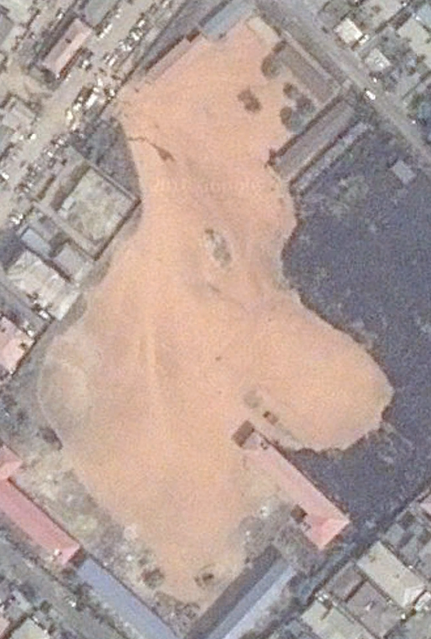
#> input picture landing_zone_detection/target_landing_2.png, 431 x 639 px, shrunk from 766 x 1136 before the run
$ python matching.py   (Python 2 division)
#> lines starting #> are read from the running program, lines starting #| are printed output that depends on the picture; after the words box and inside, x2 and y2 are one past the last pixel; in counts of white or black regions, pixels touching at a corner belong together; pictures that were not available may be replaced by others from this repository, and a replacement may not be noted
# https://opencv-python-tutroals.readthedocs.io/en/latest/py_tutorials/py_feature2d/py_matcher/py_matcher.html

import numpy as np
import cv2
from matplotlib import pyplot as plt
from pprint import pprint

cv2.ocl.setUseOpenCL(False)

queryImage = cv2.imread("./target_landing_2.png",0) #  real_target_common.png
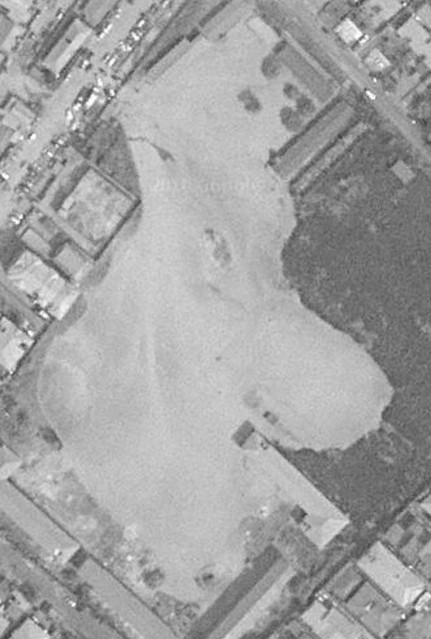
#> queryImage: shape (639, 431); min 61, max 255, mean 162.3
sceneImage = cv2.imread("./landing_scene_2.png",0) #  ./landing_scene_common.png
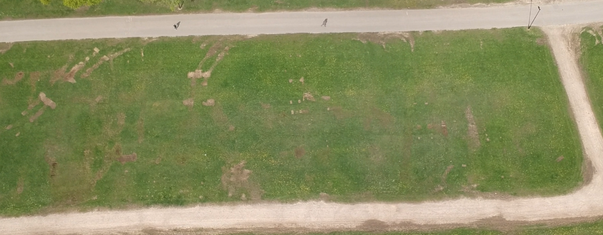
#> input picture landing_zone_detection/real_target_common.png, 603 x 235 px, shrunk from 1073 x 418 before the run, given in place of landing_scene_2.png, which was not available
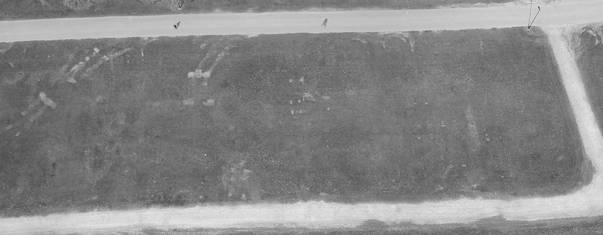
#> sceneImage: shape (235, 603); min 45, max 232, mean 134.7

# [18 lines of commented-out code are left out]
matchedImage = np.copy(queryImage)
sift = cv2.xfeatures2d.SIFT_create()
queryKP_sift, queryDesc_sift = sift.detectAndCompute(queryImage, None)
#> queryKP_sift = 2252 keypoints; strongest (x, y, size): (403, 616, 2.7), (81, 99, 2.6), (375, 80, 2.2), (73, 604, 2.9)
sceneKP_sift, sceneDesc_sift = sift.detectAndCompute(sceneImage, None)
#> sceneKP_sift = 211 keypoints; strongest (x, y, size): (96, 50, 3.1), (87, 58, 2.5), (190, 74, 3.6), (155, 216, 14.1)
bruteForce = cv2.BFMatcher()
matches = bruteForce.knnMatch( queryDesc_sift, sceneDesc_sift, k=2 )
#> matches = 2252 matches
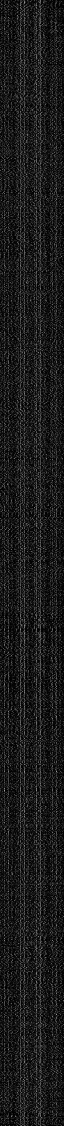
#> queryDesc_sift: shape (2252, 128) float32 (shown at 1/2 size); min 0, max 214, mean 26.8
# matches = sorted( matches, key=lambda x: x.distance)
good = [] # Good ratio test
for m,n in matches:
    if m.distance < 0.75 * n.distance:
        good.append([m])
#> after the loop, good = 22 matches
matchedImage = cv2.drawMatchesKnn( queryImage,queryKP_sift,sceneImage,sceneKP_sift, good[:200], matchedImage, flags=2)
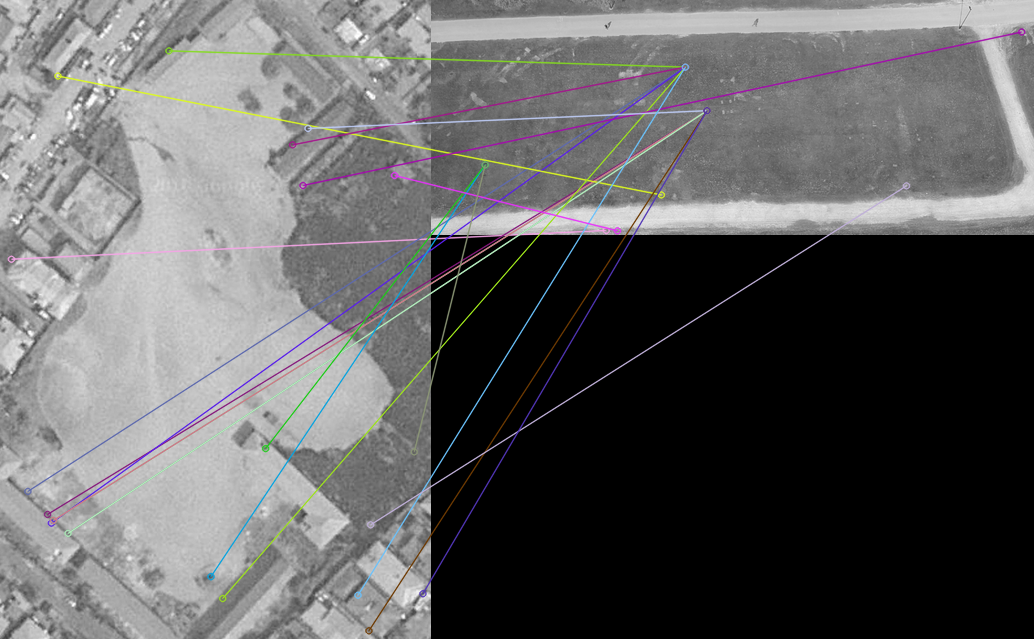
#> matchedImage: shape (639, 1034, 3); mean of channels 0, 1, 2 97.3, 96.9, 97.2; drawn as B, G, R
"""
Visualisations
====
plt.figure(2)
plt.imshow(matchedImage)
plt.show()
cv2.imwrite('./Promo/lagos_sift_matching.jpg', matchedImage)
# Draw SIFT Keypoints in the target scene
x = np.copy(sceneImage)
x = cv2.drawKeypoints( sceneImage, sceneKP_sift, x, flags=cv2.DRAW_MATCHES_FLAGS_DRAW_RICH_KEYPOINTS)
plt.figure(1)
plt.imshow(x)
plt.show()
cv2.imwrite('./Promo/sift_keypoints_lagos.jpg',x)
"""

# Boundary Box
MIN_MATCH_COUNT = 10
if len(good) > MIN_MATCH_COUNT:
    src_pts = np.float32([ queryKP_sift[m[0].queryIdx].pt for m in good]).reshape(-1,1,2)
#> src_pts = 22 rows, first 8: [10.96, 258.7], [27.38, 490.9], [47.03, 513.9], [50.85, 522.6], [52.95, 519.9], [52.95, 519.9], [57.51, 75.56], [67.56, 532.9]
    dst_pts = np.float32([ sceneKP_sift[m[0].trainIdx].pt for m in good]).reshape(-1,1,2)
#> dst_pts = 22 rows, first 8: [174.7, 230], [253.9, 66.64], [275.5, 110.2], [253.9, 66.64], [275.5, 110.2], [275.5, 110.2], [229.8, 194.4], [275.5, 110.2]
    M, mask = cv2.findHomography(src_pts, dst_pts, cv2.RANSAC, 5.0)
#> M = [[1.85, -1.16, 277.4], [0.74, -0.457, 107.6], [0.00673, -0.00419, 1]]; mask = 22 values, max 1 at index 2, min 0 at index 0, mean 0.364
    matchesMask = mask.ravel().tolist()
#> matchesMask = [0, 0, 1, 0, 1, 1, 0, 1, 1, 0, 0, 0, 0, 0, 0, 1, 0, 1, 0, 0, 0, 1]

    h,w = queryImage.shape
#> h = 639; w = 431
    pts = np.float32([ [0,0],[0,h-1],[w-1,h-1],[w-1,0] ]).reshape(-1,1,2)
#> pts = [[0, 0], [0, 638], [430, 638], [430, 0]]
    dst = cv2.perspectiveTransform(pts,M)
#> dst = [[277.4, 107.6], [275.8, 109.8], [275.2, 110.3], [276, 109.4]]

    startPt = np.int32(dst[0][0])
#> startPt = [277, 107]
    croppedOutTarget = sceneImage[startPt[1]:startPt[1]+h,startPt[0]:startPt[0]+w]
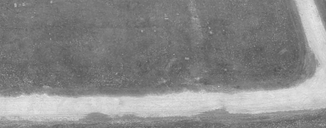
#> croppedOutTarget: shape (128, 326); min 79, max 230, mean 136.8

    """
    Extracting image of the boundary box
    ===
    plt.figure(10)
    plt.imshow(croppedOutTarget)
    plt.show()
    """

    """
    Compression/Decompression section

    rt_val, buf = cv2.imencode(".png", croppedOutTarget, [cv2.IMWRITE_JPEG_QUALITY,1])
    print(len(buf))
    scene_buff = sceneImage.getbuffer() #np.getbuffer( sceneImage )
    print(scene_buff)
    """
    resImage = np.copy(sceneImage)
    resImage = cv2.polylines(resImage,[np.int32(dst)],True,(255,100,50),3, cv2.LINE_AA)
#> resImage: shape (235, 603); 0.04% of pixels changed, all inside (x1, y1, x2, y2) = (272, 105, 281, 113)
    plt.figure(4)
    plt.imshow(resImage)
    plt.show()
    cv2.imwrite("./Promo/lagos_bounding_box.jpg", resImage)
else:
    print("Not enough matches are found - %d/%d" % (len(good),MIN_MATCH_COUNT))
    matchesMask = None
# [5 lines of commented-out code are left out]


"""
- TODO: Plot a graph of how the number of matched features `good` changes with increase in variance of gaussian noise

matchedImage = np.copy(queryImage)
sift = cv2.xfeatures2d.SIFT_create()
queryKP_sift, queryDesc_sift = sift.detectAndCompute(queryImage, None)

mean = 0
length = sceneImage.shape[0] * sceneImage.shape[1]
strength = []
for variance in np.linspace(0.1,200,200):
    gaussian_noise = np.random.normal(mean, variance, length )
    gaussian_noise = np.reshape(gaussian_noise,sceneImage.shape)

    noisyImage = sceneImage + np.round(gaussian_noise).astype(np.uint8)
    noisykp_sift, noisy_sift = sift.detectAndCompute(sceneImage, None)
    bruteForce = cv2.BFMatcher()
    matches = bruteForce.knnMatch( queryDesc_sift, noisy_sift, k=2 )
    good = [] # Good ratio test
    for m,n in matches:
        if m.distance < 0.75 * n.distance:
            good.append([m])
    strength.append(len(good))
    print("Variance = {:}, Num matches = {:}".format(variance, len(good)))

plt.figure(4)
plt.imshow(sceneImage)
plt.figure(5)
plt.imshow(noisyImage)

matchedImage = np.copy(queryImage)
matchedImage = cv2.drawMatchesKnn( queryImage,queryKP_sift, noisyImage,noisykp_sift, good, matchedImage, flags=2)
plt.figure(6)
plt.imshow(matchedImage)
plt.figure(7)
plt.plot(strength)
plt.xlabel("Gaussian variance")
plt.ylabel("Num Matches")
plt.savefig("./good2noise.png")
plt.show()
"""
